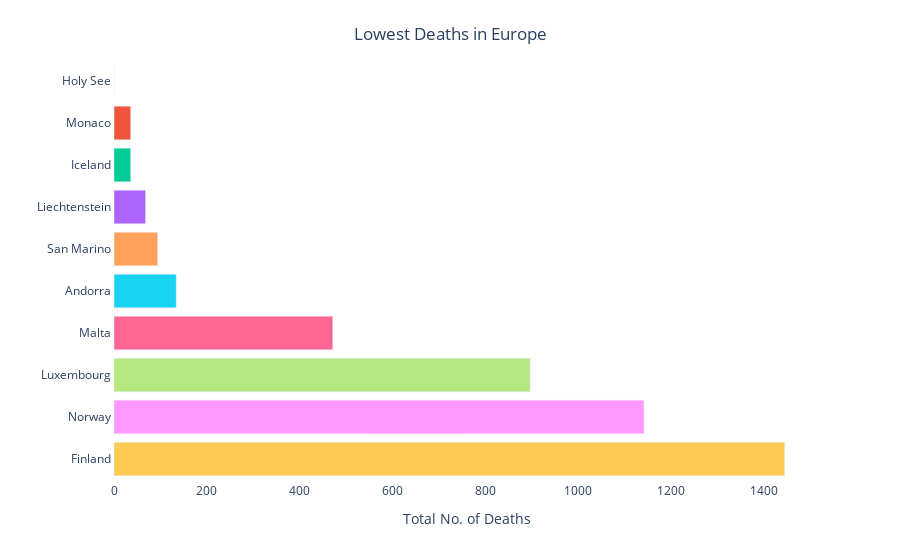

This figure's notebook cell:
### Code cell
fig = px.bar(lowest_deaths, y="country", x="deaths", orientation='h', color="country")
fig.update_layout(plot_bgcolor = "white",
                  showlegend=False,
                  xaxis = dict(title = "Total No. of Deaths", linecolor = "white"),
                  yaxis = dict(title = " ", linecolor = "white"),
                  title={ 'text': "Lowest Deaths in Europe",
                    'y':0.95,
                    'x':0.5})

fig.show()

### Figure 1 — Plotly figure (JSON) as saved in the notebook; plotly's stock layout.template omitted (floating-point values rounded to 4 significant figures)
{"data": [{"alignmentgroup": "True", "hovertemplate": "country=%{y}<br>deaths=%{x}<extra></extra>", "legendgroup": "Holy See", "marker": {"color": "#636efa", "pattern": {"shape": ""}}, "name": "Holy See", "offsetgroup": "Holy See", "orientation": "h", "showlegend": true, "textposition": "auto", "type": "bar", "x": [0], "xaxis": "x", "y": ["Holy See"], "yaxis": "y"}, {"alignmentgroup": "True", "hovertemplate": "country=%{y}<br>deaths=%{x}<extra></extra>", "legendgroup": "Monaco", "marker": {"color": "#EF553B", "pattern": {"shape": ""}}, "name": "Monaco", "offsetgroup": "Monaco", "orientation": "h", "showlegend": true, "textposition": "auto", "type": "bar", "x": [36], "xaxis": "x", "y": ["Monaco"], "yaxis": "y"}, {"alignmentgroup": "True", "hovertemplate": "country=%{y}<br>deaths=%{x}<extra></extra>", "legendgroup": "Iceland", "marker": {"color": "#00cc96", "pattern": {"shape": ""}}, "name": "Iceland", "offsetgroup": "Iceland", "orientation": "h", "showlegend": true, "textposition": "auto", "type": "bar", "x": [36], "xaxis": "x", "y": ["Iceland"], "yaxis": "y"}, {"alignmentgroup": "True", "hovertemplate": "country=%{y}<br>deaths=%{x}<extra></extra>", "legendgroup": "Liechtenstein", "marker": {"color": "#ab63fa", "pattern": {"shape": ""}}, "name": "Liechtenstein", "offsetgroup": "Liechtenstein", "orientation": "h", "showlegend": true, "textposition": "auto", "type": "bar", "x": [68], "xaxis": "x", "y": ["Liechtenstein"], "yaxis": "y"}, {"alignmentgroup": "True", "hovertemplate": "country=%{y}<br>deaths=%{x}<extra></extra>", "legendgroup": "San Marino", "marker": {"color": "#FFA15A", "pattern": {"shape": ""}}, "name": "San Marino", "offsetgroup": "San Marino", "orientation": "h", "showlegend": true, "textposition": "auto", "type": "bar", "x": [94], "xaxis": "x", "y": ["San Marino"], "yaxis": "y"}, {"alignmentgroup": "True", "hovertemplate": "country=%{y}<br>deaths=%{x}<extra></extra>", "legendgroup": "Andorra", "marker": {"color": "#19d3f3", "pattern": {"shape": ""}}, "name": "Andorra", "offsetgroup": "Andorra", "orientation": "h", "showlegend": true, "textposition": "auto", "type": "bar", "x": [134], "xaxis": "x", "y": ["Andorra"], "yaxis": "y"}, {"alignmentgroup": "True", "hovertemplate": "country=%{y}<br>deaths=%{x}<extra></extra>", "legendgroup": "Malta", "marker": {"color": "#FF6692", "pattern": {"shape": ""}}, "name": "Malta", "offsetgroup": "Malta", "orientation": "h", "showlegend": true, "textposition": "auto", "type": "bar", "x": [471], "xaxis": "x", "y": ["Malta"], "yaxis": "y"}, {"alignmentgroup": "True", "hovertemplate": "country=%{y}<br>deaths=%{x}<extra></extra>", "legendgroup": "Luxembourg", "marker": {"color": "#B6E880", "pattern": {"shape": ""}}, "name": "Luxembourg", "offsetgroup": "Luxembourg", "orientation": "h", "showlegend": true, "textposition": "auto", "type": "bar", "x": [896], "xaxis": "x", "y": ["Luxembourg"], "yaxis": "y"}, {"alignmentgroup": "True", "hovertemplate": "country=%{y}<br>deaths=%{x}<extra></extra>", "legendgroup": "Norway", "marker": {"color": "#FF97FF", "pattern": {"shape": ""}}, "name": "Norway", "offsetgroup": "Norway", "orientation": "h", "showlegend": true, "textposition": "auto", "type": "bar", "x": [1141], "xaxis": "x", "y": ["Norway"], "yaxis": "y"}, {"alignmentgroup": "True", "hovertemplate": "country=%{y}<br>deaths=%{x}<extra></extra>", "legendgroup": "Finland", "marker": {"color": "#FECB52", "pattern": {"shape": ""}}, "name": "Finland", "offsetgroup": "Finland", "orientation": "h", "showlegend": true, "textposition": "auto", "type": "bar", "x": [1444], "xaxis": "x", "y": ["Finland"], "yaxis": "y"}], "layout": {"barmode": "relative", "legend": {"title": {"text": "country"}, "tracegroupgap": 0}, "margin": {"t": 60}, "plot_bgcolor": "white", "showlegend": false, "title": {"text": "Lowest Deaths in Europe", "x": 0.5, "y": 0.95}, "xaxis": {"anchor": "y", "domain": [0, 1], "linecolor": "white", "title": {"text": "Total No. of Deaths"}}, "yaxis": {"anchor": "x", "categoryarray": ["Finland", "Norway", "Luxembourg", "Malta", "Andorra", "San Marino", "Liechtenstein", "Iceland", "Monaco", "Holy See"], "categoryorder": "array", "domain": [0, 1], "linecolor": "white", "title": {"text": " "}}}}
